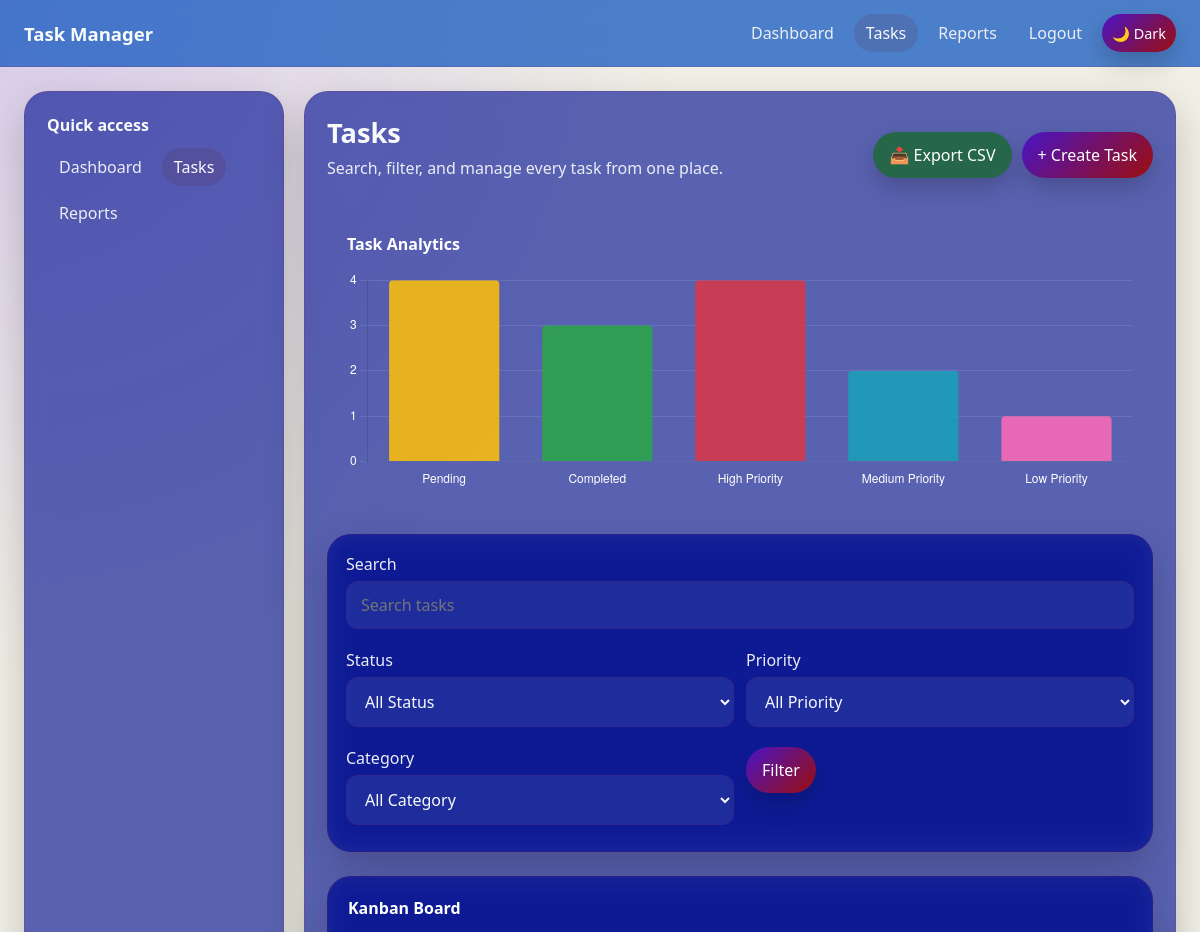
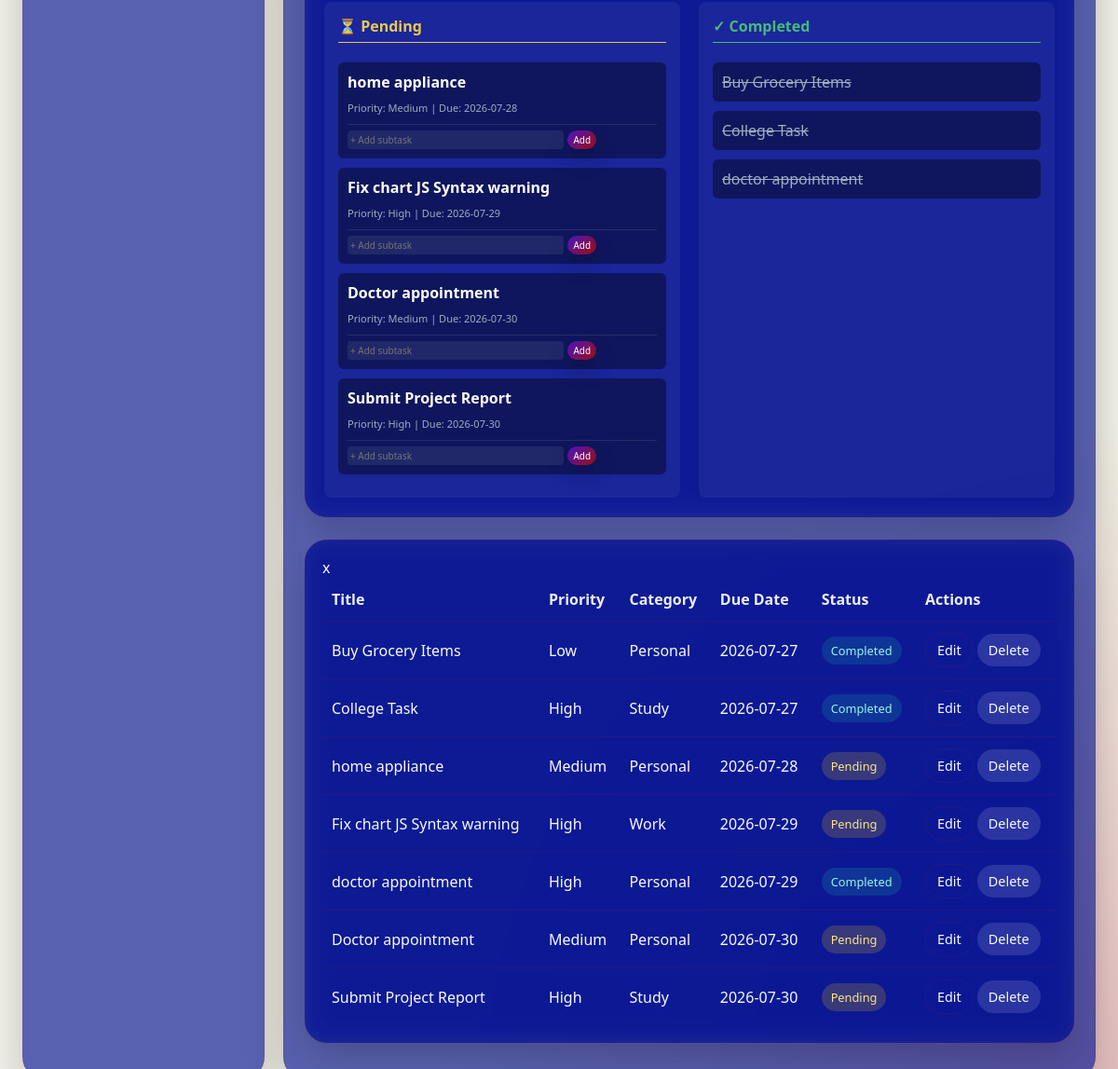
Page /tasks (signed in) on the committed database (2 pictures, top to bottom).
### tables this page shows
CREATE TABLE tasks (
                id INTEGER PRIMARY KEY AUTOINCREMENT,
                user_id INTEGER NOT NULL,
                title TEXT NOT NULL,
                description TEXT,
                priority TEXT NOT NULL DEFAULT 'Medium',
                category TEXT NOT NULL DEFAULT 'Personal',
                due_date TEXT,
                status TEXT NOT NULL DEFAULT 'Pending',
                created_at TEXT NOT NULL,
                FOREIGN KEY(user_id) REFERENCES users(id)
            );

### app.py (the view)
@app.route("/tasks")
@login_required
def tasks_page():
    query = request.args.get("q", "").strip()
    status = request.args.get("status", "")
    priority = request.args.get("priority", "")
    category = request.args.get("category", "")
    db = get_db()
    sql = "SELECT * FROM tasks WHERE user_id = ?"
    params = [session["user_id"]]
    if query:
        sql += " AND title LIKE ?"
        params.append(f"%{query}%")
    if status:
        sql += " AND status = ?"
        params.append(status)
    if priority:
        sql += " AND priority = ?"
        params.append(priority)
    if category:
        sql += " AND category = ?"
        params.append(category)
    sql += " ORDER BY due_date IS NULL, due_date, created_at DESC"
    tasks = db.execute(sql, params).fetchall()
    all_user_tasks = db.execute("SELECT * FROM tasks WHERE user_id = ?", [session["user_id"]]).fetchall()
    stats = {
        'pending': sum(1 for t in all_user_tasks if t['status'] == 'Pending'),
        'completed': sum(1 for t in all_user_tasks if t['status'] == 'Completed'),
        'high': sum(1 for t in all_user_tasks if t['priority'] == 'High'),
        'medium': sum(1 for t in all_user_tasks if t['priority'] == 'Medium'),
        'low': sum(1 for t in all_user_tasks if t['priority'] == 'Low')
    }
    return render_template(
        "tasks.html",
        tasks=tasks,
        stats=stats,
        q=query,
        status=status,
        priority=priority,
        category=category,
    )

### app.py (called while the page is built)
def get_db():
    if "db" not in g:
        g.db = sqlite3.connect(app.config["DATABASE"])
        g.db.row_factory = sqlite3.Row
    return g.db

def login_required(view):
    @wraps(view)
    def wrapped_view(*args, **kwargs):
        if "user_id" not in session:
            flash("Please log in to continue.", "warning")
            return redirect(url_for("login"))
        return view(*args, **kwargs)
    return wrapped_view

### templates/tasks.html (shortened to what this page needs)
{% extends 'layout.html' %}
{% block content %}
<div class="dashboard-shell">
    <aside class="dashboard-sidebar">
        <h3 class="section-title">Quick access</h3>
        <div class="nav-links">
            <a href="{{ url_for('dashboard') }}">Dashboard</a>
            <a class="active" href="{{ url_for('tasks_page') }}">Tasks</a>
            <a href="{{ url_for('reports') }}">Reports</a>
        </div>
    </aside>
    <section class="dashboard-content">
        <div class="page-header">
            <div>
                <h2 class="page-title">Tasks</h2>
                <p class="page-subtitle">Search, filter, and manage every task from one place.</p>
            </div>
            <div style="display: flex; gap: 10px; align-items: center;">
                <a href="/export/csv" class="btn" style="background: #276749; color: white; text-decoration: none;">📥 Export CSV</a>
                <a class="btn" href="{{ url_for('new_task') }}">+ Create Task</a>
            </div>
        </div>
        <div class="panel_card" style="margin-bottom: 24px; padding: 20px;">
            <h3 class="section-title"style="margin-bottom: 15px; color: #fff;"> Task Analytics</h3>
            <div style="height: 220px; position: relative;">
                <canvas id="taskAnalyticsChart" width=""400" height="200"></canvas>
            </div>
        </div>
        <div class="panel-card">
            <form method="get" class="form-grid">
                <div class="full">
                    <label><span>Search</span><input type="text" name="q" value="{{ q }}" placeholder="Search tasks"></label>
                </div>
                <label><span>Status</span><select name="status">
                    <option value="">All Status</option>
                </select></label>
                <label><span>Priority</span><select name="priority">
                    <option value="">All Priority</option>
                </select></label>
                <label><span>Category</span><select name="category">
                    <option value="">All Category</option>
                </select></label>
                <div>
                    <button class="btn">Filter</button>
                </div>
            </form>
        </div>
        <div class="panel-card" style="margin-top: 24px; padding: 20px;">
            <h3 class="section-title" style="margin-bottom: 15px; color: #fff;">Kanban Board</h3>
            <div style="display: flex; gap: 20px;">
                <div class="kanban-column" id="Pending" ondragover="allowDrop(event)" ondrop="drop(event)" style="flex: 1; background: rgba(255,255,255,0.05); padding: 15px; border-radius: 8px; min-height: 250px;">
                    <h4 style="color: #ecc94b; border-bottom: 1px solid #ecc94b; padding-bottom: 6px; margin-top: 0;">⏳ Pending</h4>
                    {% for task in tasks if task.status == 'Pending' %}
                    <div class="kanban-card" id="task-{{ task.id }}" draggable="true" ondragstart="drag(event)" style="background: rgba(0,0,0,0.4); margin: 10px 0; padding: 10px; border-radius: 6px; cursor: move;">
                        <strong style="color: #fff; display: block; margin-bottom: 4px;">{{ task.title }}</strong>
                        <span style="font-size: 11px; color: #a0aec0;">Priority: {{ task.priority }} | Due: {{ task.due_date or '-' }}</span>
                        <div style="margin-top: 8px; border-top: 1px solid rgba(255,255,255,0.1); padding-top: 6px;">
                            <form action="/tasks/{{ task.id }}/subtask/add" method="POST" style="display: flex; gap: 4px;">
                                <input type="text" name="subtask_title" placeholder="+ Add subtask" required style="font-size: 10px; padding: 3px; border-radius: 4px; border: none; width: 70%;">
                                <button type="submit" class="btn" style="padding: 2px 6px; font-size: 10px;">Add</button>
                            </form>
                        </div>
                    </div>
                    {% endfor %}
                </div>
                <div class="kanban-column" id="Completed" ondragover="allowDrop(event)" ondrop="drop(event)" style="flex: 1; background: rgba(255,255,255,0.05); padding: 15px; border-radius: 8px; min-height: 250px;">
                    <h4 style="color: #48bb78; border-bottom: 1px solid #48bb78; padding-bottom: 6px; margin-top: 0;">✓ Completed</h4>
                    {% for task in tasks if task.status == 'Completed' %}
                    <div class="kanban-card" id="task-{{ task.id }}" draggable="true" ondragstart="drag(event)" style="background: rgba(0,0,0,0.4); margin: 10px 0; padding: 10px; border-radius: 6px; cursor: move;">
                        <span style="text-decoration: line-through; color: #a0aec0;">{{ task.title }}</span>
                    </div>
                    {% endfor %}
                </div>
            </div>
        </div>
        <div class="panel-card table-card" style="margin-top: 24px;">
            <table>
                <thead>
                    <tr>
                        <th>Title</th>
                        <th>Priority</th>
                        <th>Category</th>
                        <th>Due Date</th>
                        <th>Status</th>
                        <th>Actions</th>
                    </tr>
                </thead>x
                <tbody>
                    {% for task in tasks %}
                    <tr>
                        <td>{{ task.title }}</td>
                        <td>{{ task.priority }}</td>
                        <td>{{ task.category }}</td>
                        <td>{{ task.due_date or '—' }}</td>
                        <td><span class="badge {{ task.status.lower() }}">{{ task.status }}</span></td>
                        <td>
                            <a class="btn btn-sm btn-outline" href="{{ url_for('edit_task', task_id=task.id) }}">Edit</a>
                            <form method="post" action="{{ url_for('delete_task', task_id=task.id) }}" style="display:inline">
                                <button class="btn btn-sm btn-secondary">Delete</button>
                            </form>
                        </td>
                    </tr>
                    {% else %}
                    <tr><td colspan="6">No tasks found.</td></tr>
                    {% endfor %}
                </tbody>
            </table>
        </div>
    </section>
</div>
<script>
document.addEventListener("DOMContentLoaded", function ()
{
    const ctx = document.getElementById('taskAnalyticsChart').getContext('2d');
    new Chart(ctx, {
        type: 'bar',
        data: {
            labels: ['Pending', 'Completed', 'High Priority', 'Medium Priority', 'Low Priority'],
            datasets: [{
                label: 'Total Tasks',
                data: [
                    Number('{{ stats.pending if stats else 0 }}'),
                    Number('{{ stats.completed if stats else 0 }}'),
                    Number('{{ stats.high if stats else 0 }}'),
                    Number('{{ stats.medium if stats else 0 }}'),
                    Number('{{ stats.low if stats else 0 }}')
                ],
                backgroundColor: [
                    'rgba(255, 193, 7, 0.85)',
                    'rgba(40, 167, 69, 0.85)',
                    'rgba(220, 53, 69, 0.85)',
                    'rgba(23, 162, 184, 0.85)',
                    'rgba(255, 105, 180, 0.85)'
                ],
                borderRadius: 4
            }]
        },
        options: {
            responsive: true,
            maintainAspectRatio: false,
            plugins: { legend: { display: false } },
            scales: {
                y: { beginAtZero: true, ticks: { color: '#ffffff', stepSize: 1 }, grid: { color: 'rgba(255,255,255,0.1)' } },
                x: { ticks: { color: '#ffffff' }, grid: { display: false } }
            }
        }
    });
});
function allowDrop(ev) { ev.preventDefault(); }
function drag(ev) { ev.dataTransfer.setData("text", ev.target.id); }
function drop(ev)
{
    ev.preventDefault();
    const data = ev.dataTransfer.getData("text");
    const cardElement = document.getElementById(data);
    const targetColumn = ev.target.closest('.kanban-column');
    if (targetColumn)
    {
        targetColumn.appendChild(cardElement);
        const taskId = data.replace('task-', '');
        const newStatus = targetColumn.id;
        fetch(`/api/tasks/${taskId}/update-status`,
        {
            method: 'POST',
            headers: { 'Content-Type': 'application/json' },
            body: JSON.stringify({ status: newStatus })
        });
    }
}
</script>
{% endblock %}

### static/style.css (style rules this page uses)
:root { --bg: #f1f0e6; --panel: rgba(3, 17, 145, 0.637); --text: #f8fafc; --muted: #ebedf5; --accent: #4914c5; --accent-2: #9c0e0e; --border: rgba(150, 13, 77, 0.16); }
* { box-sizing: border-box; }
body { margin: 0; min-height: 100vh; font-family: "Segoe UI", Arial, sans-serif; color: var(--text); background: radial-gradient(circle at top left, rgba(139, 92, 246, 0.25), transparent 28%), radial-gradient(circle at bottom right, rgba(184, 22, 57, 0.24), transparent 30%), var(--bg); }
a { color: inherit; }
.nav-links { display: flex; flex-wrap: wrap; gap: 8px; }
.nav-links a { text-decoration: none; color: var(--muted); padding: 8px 12px; border-radius: 999px; }
.nav-links a.active, .nav-links a:hover { background: rgba(83, 10, 10, 0.12); color: var(--text); }
.glass-card, .dashboard-sidebar, .dashboard-content, .panel-card, .stat-card { background: var(--panel); border: 1px solid var(--border); border-radius: 24px; backdrop-filter: blur(12px); box-shadow: 0 16px 42px rgba(0, 0, 0, 0.2); }
.page-title { font-size: 1.7rem; font-weight: 800; margin: 0 0 6px; }
.page-subtitle, .subtitle { color: var(--muted); margin: 0 0 16px; }
.dashboard-shell { display: grid; grid-template-columns: 260px 1fr; gap: 20px; }
.dashboard-sidebar { padding: 22px; }
.dashboard-content { padding: 22px; }
.page-header { display: flex; justify-content: space-between; align-items: center; gap: 12px; margin-bottom: 18px; }
.panel-card { padding: 18px; margin-bottom: 16px; }
.section-title { font-size: 1rem; font-weight: 700; margin: 0 0 12px; }
form { display: grid; gap: 12px; }
label { display: block; margin-bottom: 8px; }
label span { display: block; margin-bottom: 6px; color: var(--muted); }
input, textarea, select, button { font: inherit; }
input, textarea, select { width: 100%; padding: 12px 14px; border-radius: 12px; border: 1px solid var(--border); color: var(--text); background: rgba(255, 255, 255, 0.08); outline: none; }
button, .button, .btn { display: inline-block; border: none; border-radius: 999px; padding: 12px 16px; cursor: pointer; text-decoration: none; color: white; background: linear-gradient(135deg, var(--accent), var(--accent-2)); box-shadow: 0 10px 24px rgba(0, 0, 0, 0.2); }
.btn-sm { padding: 8px 12px; font-size: 0.9rem; }
.btn-secondary { background: rgba(255, 255, 255, 0.12); color: var(--text); box-shadow: none; }
.btn-outline { background: transparent; border: 1px solid var(--border); color: var(--text); box-shadow: none; }
.form-grid { display: grid; grid-template-columns: repeat(2, minmax(0, 1fr)); gap: 12px; }
.form-grid .full { grid-column: 1 / -1; }
.table-card table { width: 100%; border-collapse: collapse; }
.table-card th, .table-card td { padding: 12px 10px; border-bottom: 1px solid var(--border); text-align: left; }
.table-card th { color: var(--muted); font-weight: 600; }
.table-card tr:last-child td { border-bottom: none; }
.badge { display: inline-block; padding: 6px 10px; border-radius: 999px; background: rgba(255, 255, 255, 0.1); font-size: 0.8rem; }
.badge.pending { background: rgba(250, 204, 21, 0.18); color: #fde68a; }
.badge.completed { background: rgba(20, 184, 166, 0.18); color: #99f6e4; }

### rows in the picture
tasks: title "home appliance", priority "Medium", due_date "2026-07-28", category "Personal", status "Pending"
tasks: title "Fix chart JS Syntax warning", priority "High", due_date "2026-07-29", category "Work", status "Pending"
tasks: title "Doctor appointment", priority "Medium", due_date "2026-07-30", category "Personal", status "Pending"
tasks: title "Submit Project Report", priority "High", due_date "2026-07-30", category "Study", status "Pending"
tasks: title "Buy Grocery Items", priority "Low", category "Personal", due_date "2026-07-27", status "Completed"
tasks: title "College Task", priority "High", category "Study", due_date "2026-07-27", status "Completed"
tasks: title "doctor appointment", priority "High", category "Personal", due_date "2026-07-29", status "Completed"

### other values in the picture
chart data {{ stats.pending if stats else 0 }} 4
chart data {{ stats.completed if stats else 0 }} 3
chart data {{ stats.high if stats else 0 }} 4
chart data {{ stats.medium if stats else 0 }} 2
